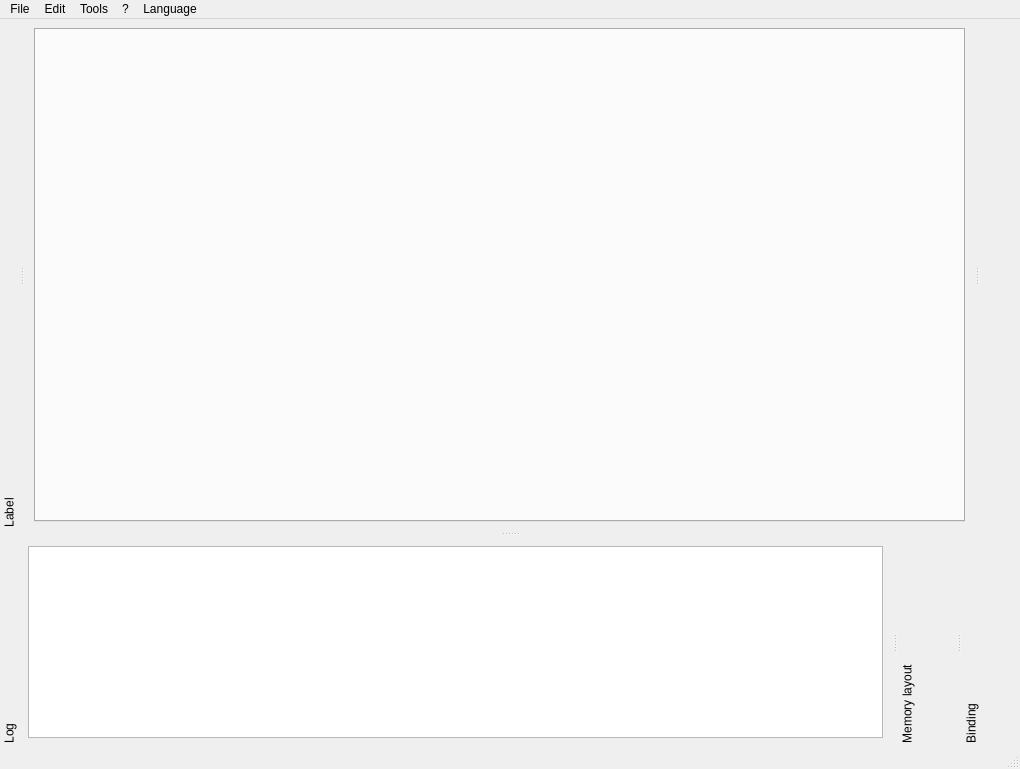
<?xml version="1.0" encoding="UTF-8"?>
<ui version="4.0">
 <class>MainWindow</class>
 <widget class="QMainWindow" name="MainWindow">
  <property name="geometry">
   <rect>
    <x>0</x>
    <y>0</y>
    <width>1020</width>
    <height>769</height>
   </rect>
  </property>
  <property name="acceptDrops">
   <bool>true</bool>
  </property>
  <property name="windowTitle">
   <string>Medusa</string>
  </property>
  <property name="windowIcon">
   <iconset resource="Resources.qrc">
    <normaloff>:/logo/medusa.png</normaloff>:/logo/medusa.png</iconset>
  </property>
  <property name="locale">
   <locale language="English" country="UnitedStates"/>
  </property>
  <property name="dockOptions">
   <set>QMainWindow::AllowNestedDocks|QMainWindow::AllowTabbedDocks|QMainWindow::AnimatedDocks|QMainWindow::ForceTabbedDocks|QMainWindow::VerticalTabs</set>
  </property>
  <widget class="QWidget" name="centralwidget">
   <layout class="QVBoxLayout" name="verticalLayout">
    <item>
     <widget class="QTabWidget" name="tabWidget">
      <property name="currentIndex">
       <number>-1</number>
      </property>
     </widget>
    </item>
   </layout>
  </widget>
  <widget class="QMenuBar" name="menubar">
   <property name="geometry">
    <rect>
     <x>0</x>
     <y>0</y>
     <width>1020</width>
     <height>21</height>
    </rect>
   </property>
   <widget class="QMenu" name="menuFile">
    <property name="title">
     <string>File</string>
    </property>
    <addaction name="actionOpen"/>
    <addaction name="actionClose"/>
    <addaction name="actionLoad"/>
    <addaction name="actionSave"/>
    <addaction name="actionQuit"/>
   </widget>
   <widget class="QMenu" name="menu">
    <property name="title">
     <string>?</string>
    </property>
    <addaction name="actionAbout"/>
   </widget>
   <widget class="QMenu" name="menuTools">
    <property name="title">
     <string>Tools</string>
    </property>
    <addaction name="actionGoto"/>
   </widget>
   <widget class="QMenu" name="menuEdit">
    <property name="title">
     <string>Edit</string>
    </property>
    <addaction name="actionSettings"/>
   </widget>
   <widget class="QMenu" name="menuLanguages">
    <property name="title">
     <string>Language</string>
    </property>
    <addaction name="separator"/>
   </widget>
   <addaction name="menuFile"/>
   <addaction name="menuEdit"/>
   <addaction name="menuTools"/>
   <addaction name="menu"/>
   <addaction name="menuLanguages"/>
  </widget>
  <widget class="QStatusBar" name="statusbar"/>
  <widget class="QDockWidget" name="logDock">
   <property name="features">
    <set>QDockWidget::DockWidgetMovable|QDockWidget::DockWidgetVerticalTitleBar</set>
   </property>
   <property name="allowedAreas">
    <set>Qt::BottomDockWidgetArea</set>
   </property>
   <property name="windowTitle">
    <string>Log</string>
   </property>
   <attribute name="dockWidgetArea">
    <number>8</number>
   </attribute>
   <widget class="QWidget" name="logDockWidgetContents">
    <layout class="QVBoxLayout" name="verticalLayout_3">
     <item>
      <widget class="QPlainTextEdit" name="logEdit">
       <property name="minimumSize">
        <size>
         <width>0</width>
         <height>0</height>
        </size>
       </property>
       <property name="readOnly">
        <bool>true</bool>
       </property>
      </widget>
     </item>
    </layout>
   </widget>
  </widget>
  <widget class="QDockWidget" name="labelDock">
   <property name="accessibleName">
    <string/>
   </property>
   <property name="features">
    <set>QDockWidget::DockWidgetMovable|QDockWidget::DockWidgetVerticalTitleBar</set>
   </property>
   <property name="allowedAreas">
    <set>Qt::LeftDockWidgetArea</set>
   </property>
   <property name="windowTitle">
    <string>Label</string>
   </property>
   <attribute name="dockWidgetArea">
    <number>1</number>
   </attribute>
   <widget class="QWidget" name="labelDockWidgetContents"/>
  </widget>
  <widget class="QDockWidget" name="addressDock">
   <property name="minimumSize">
    <size>
     <width>40</width>
     <height>400</height>
    </size>
   </property>
   <property name="features">
    <set>QDockWidget::NoDockWidgetFeatures</set>
   </property>
   <property name="allowedAreas">
    <set>Qt::RightDockWidgetArea</set>
   </property>
   <attribute name="dockWidgetArea">
    <number>2</number>
   </attribute>
   <widget class="QWidget" name="AddressDockContents"/>
  </widget>
  <widget class="QDockWidget" name="memAreaDock">
   <property name="features">
    <set>QDockWidget::DockWidgetMovable|QDockWidget::DockWidgetVerticalTitleBar</set>
   </property>
   <property name="windowTitle">
    <string>Memory layout</string>
   </property>
   <attribute name="dockWidgetArea">
    <number>8</number>
   </attribute>
  </widget>
  <widget class="QDockWidget" name="BindingDock">
   <property name="features">
    <set>QDockWidget::DockWidgetMovable|QDockWidget::DockWidgetVerticalTitleBar</set>
   </property>
   <property name="windowTitle">
    <string>Binding</string>
   </property>
   <attribute name="dockWidgetArea">
    <number>8</number>
   </attribute>
   <widget class="QWidget" name="BindingDockContents"/>
  </widget>
  <action name="actionOpen">
   <property name="icon">
    <iconset resource="Resources.qrc">
     <normaloff>:/icons/document-new.png</normaloff>:/icons/document-new.png</iconset>
   </property>
   <property name="text">
    <string>Open</string>
   </property>
   <property name="shortcut">
    <string>Ctrl+O</string>
   </property>
  </action>
  <action name="actionClose">
   <property name="enabled">
    <bool>false</bool>
   </property>
   <property name="icon">
    <iconset resource="Resources.qrc">
     <normaloff>:/icons/close.png</normaloff>:/icons/close.png</iconset>
   </property>
   <property name="text">
    <string>Close</string>
   </property>
   <property name="shortcut">
    <string>Ctrl+W</string>
   </property>
  </action>
  <action name="actionQuit">
   <property name="icon">
    <iconset resource="Resources.qrc">
     <normaloff>:/icons/quit.png</normaloff>:/icons/quit.png</iconset>
   </property>
   <property name="text">
    <string>Quit</string>
   </property>
   <property name="shortcut">
    <string notr="true">Ctrl+Q</string>
   </property>
  </action>
  <action name="actionAbout">
   <property name="icon">
    <iconset resource="Resources.qrc">
     <normaloff>:/icons/about.png</normaloff>:/icons/about.png</iconset>
   </property>
   <property name="text">
    <string>About</string>
   </property>
  </action>
  <action name="actionDisassembly">
   <property name="icon">
    <iconset resource="Resources.qrc">
     <normaloff>:/icons/view-disassembly.png</normaloff>:/icons/view-disassembly.png</iconset>
   </property>
   <property name="text">
    <string>Disassembly</string>
   </property>
   <property name="shortcut">
    <string>Ctrl+Shift+D</string>
   </property>
  </action>
  <action name="actionHexDump">
   <property name="text">
    <string>Hex Dump</string>
   </property>
   <property name="shortcut">
    <string>Ctrl+Shift+H</string>
   </property>
  </action>
  <action name="actionGoto">
   <property name="enabled">
    <bool>false</bool>
   </property>
   <property name="text">
    <string>Goto</string>
   </property>
   <property name="shortcut">
    <string>Ctrl+G</string>
   </property>
  </action>
  <action name="actionSettings">
   <property name="icon">
    <iconset resource="Resources.qrc">
     <normaloff>:/icons/settings.png</normaloff>:/icons/settings.png</iconset>
   </property>
   <property name="text">
    <string>Settings</string>
   </property>
  </action>
  <action name="actionJump_History">
   <property name="text">
    <string>Jump History</string>
   </property>
  </action>
  <action name="actionLog">
   <property name="icon">
    <iconset resource="Resources.qrc">
     <normaloff>:/icons/log.png</normaloff>:/icons/log.png</iconset>
   </property>
   <property name="text">
    <string>Log</string>
   </property>
  </action>
  <action name="actionData">
   <property name="text">
    <string>Data</string>
   </property>
  </action>
  <action name="actionCode">
   <property name="text">
    <string>Code</string>
   </property>
  </action>
  <action name="actionString">
   <property name="text">
    <string>String</string>
   </property>
  </action>
  <action name="actionImported">
   <property name="text">
    <string>Imported</string>
   </property>
  </action>
  <action name="actionExported">
   <property name="text">
    <string>Exported</string>
   </property>
  </action>
  <action name="actionSave">
   <property name="icon">
    <iconset resource="Resources.qrc">
     <normaloff>:/icons/document-save.png</normaloff>:/icons/document-save.png</iconset>
   </property>
   <property name="text">
    <string>Save</string>
   </property>
  </action>
  <action name="actionLoad">
   <property name="icon">
    <iconset resource="Resources.qrc">
     <normaloff>:/icons/document-load.png</normaloff>:/icons/document-load.png</iconset>
   </property>
   <property name="text">
    <string>Load</string>
   </property>
   <property name="toolTip">
    <string>Load</string>
   </property>
  </action>
 </widget>
 <resources>
  <include location="Resources.qrc"/>
 </resources>
 <connections>
  <connection>
   <sender>actionQuit</sender>
   <signal>triggered()</signal>
   <receiver>MainWindow</receiver>
   <slot>close()</slot>
   <hints>
    <hint type="sourcelabel">
     <x>-1</x>
     <y>-1</y>
    </hint>
    <hint type="destinationlabel">
     <x>399</x>
     <y>299</y>
    </hint>
   </hints>
  </connection>
  <connection>
   <sender>actionLog</sender>
   <signal>triggered(bool)</signal>
   <receiver>logDock</receiver>
   <slot>show()</slot>
   <hints>
    <hint type="sourcelabel">
     <x>-1</x>
     <y>-1</y>
    </hint>
    <hint type="destinationlabel">
     <x>44</x>
     <y>646</y>
    </hint>
   </hints>
  </connection>
 </connections>
</ui>
